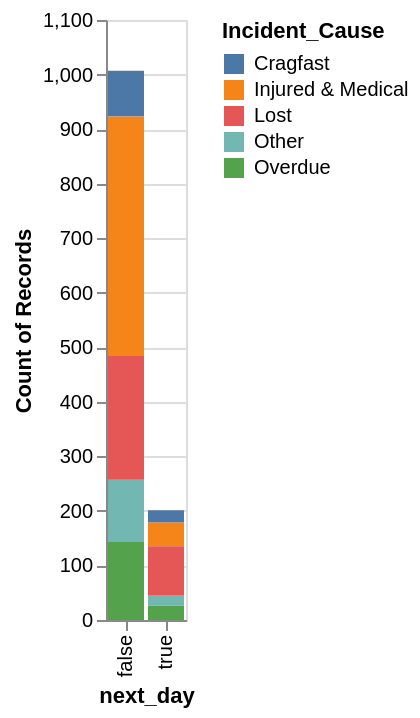

Notebook code cell kept with this figure:
### Code cell
alt.Chart(data).mark_bar().encode(
    alt.Color('Incident_Cause:N'),
    alt.X('next_day'),
    alt.Y('count():Q')
)

### Figure 1 — Vega-Lite specification as saved in the notebook (floating-point values rounded to 4 significant figures; data arrays with more than 128 entries replaced by an {"elided": "..."} marker saying what was removed)
{"config": {"view": {"continuousWidth": 300, "continuousHeight": 300}}, "data": {"name": "data-b050d2d3d264948bf4b89da9a0a17d0d"}, "mark": {"type": "bar"}, "encoding": {"color": {"field": "Incident_Cause", "type": "nominal"}, "x": {"field": "next_day", "type": "nominal"}, "y": {"aggregate": "count", "type": "quantitative"}}, "$schema": "https://vega.github.io/schema/vega-lite/v5.20.1.json", "datasets": {"data-b050d2d3d264948bf4b89da9a0a17d0d": {"elided": "1208 records"}}}
